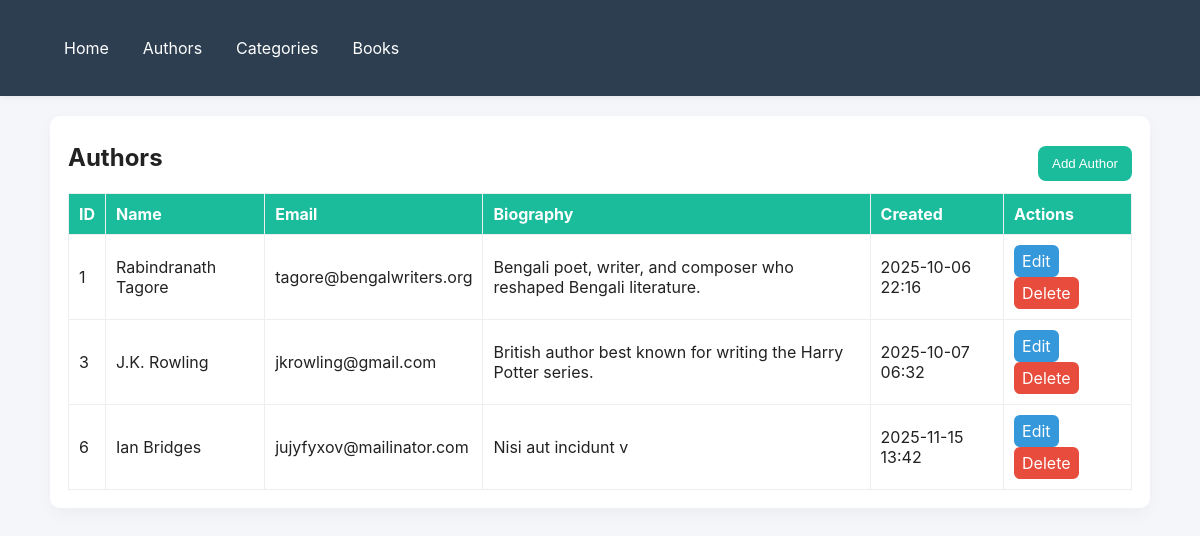
Screenshot of /authors/ with the database file from the repository.
### library_app/models.py (models this page shows, shortened)
class Author(models.Model):
    name = models.CharField(max_length=200)
    email = models.EmailField(blank=True, null=True)
    biography = models.TextField(blank=True, null=True)
    created_at = models.DateTimeField(auto_now_add=True)

### library_app/views.py (the view)
# urls.py: path('authors/', views.author_list, name='author_list'),
def author_list(request):
    authors = Author.objects.all()
    return render(request, 'author_list.html', {'authors': authors})

### templates/author_list.html
{% extends 'base.html' %}
{% block body %}
<div class="card">
  <div style="display:flex;justify-content:space-between;align-items:center">
    <h2 style="margin:0">Authors</h2>
    <a href="{% url 'library_app:author_add' %}"><button class="primary">Add Author</button></a>
  </div>
  <table>
    <tr><th>ID</th><th>Name</th><th>Email</th><th>Biography</th><th>Created</th><th>Actions</th></tr>
    {% for a in authors %}
    <tr>
      <td>{{ a.id }}</td>
      <td>{{ a.name }}</td>
      <td>{{ a.email }}</td>
      <td>{{ a.biography|default:'—' }}</td>
      <td>{{ a.created_at|date:"Y-m-d H:i" }}</td>
      <td class="actions">
        <a href="{% url 'library_app:author_edit' a.id %}" class="edit">Edit</a>
        <a href="{% url 'library_app:author_delete' a.id %}" class="delete">Delete</a>
      </td>
    </tr>
    {% endfor %}
  </table>
</div>
{% endblock %}

### templates/base.html (style rules this page uses)
:root { --accent:#1abc9c; --dark:#2c3e50; --muted:#7f8c8d; --card:#ffffff; }
* { box-sizing:border-box }
body { margin:0;font-family:Inter,Arial,Helvetica,sans-serif;background:#f4f6f9;color:#222 }
.card { background:var(--card);border-radius:10px;padding:18px;box-shadow:0 6px 18px rgba(15,25,30,0.04);margin-bottom:18px }
button.primary { background:var(--accent);color:#fff;border:none;padding:10px 14px;border-radius:8px;cursor:pointer;margin-top:12px }
table { width:100%;border-collapse:collapse;margin-top:12px }
th,td { padding:10px;border:1px solid #eee;text-align:left }
th { background:var(--accent);color:#fff }
.actions a { display:inline-block;padding:6px 8px;border-radius:6px;color:#fff;text-decoration:none;margin-right:6px }
.edit { background:#3498db }
.delete { background:#e74c3c }

### rows the page displays
Author: id "1", name "Rabindranath Tagore", email "tagore@bengalwriters.org", biography "Bengali poet, writer, and composer who reshaped Bengali literature.", created_at "2025-10-06 22:16"
Author: id "3", name "J.K. Rowling", email "jkrowling@gmail.com", biography "British author best known for writing the Harry Potter series.", created_at "2025-10-07 06:32"
Author: id "6", name "Ian Bridges", email "jujyfyxov@mailinator.com", biography "Nisi aut incidunt v", created_at "2025-11-15 13:42"
